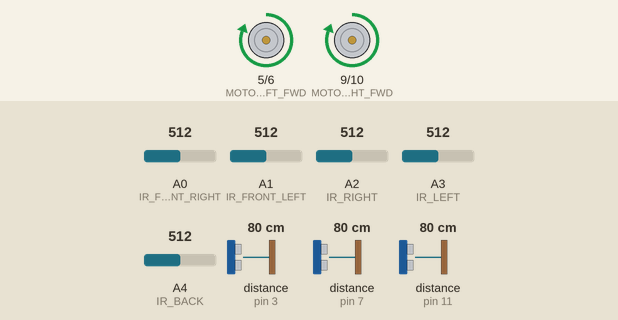
Recording of a sketch running on a simulated Arduino Nano, built with avr-gcc and run on an emulated ATmega328P. On the bench: motor-driver pin pairs drawn as motors (green arrow = first pin HIGH = forward, orange = second pin HIGH = backward, longer = more drive). Wiring (inferred from the names in the program): 3 × ultrasonic range finder: trigger pin 2, echo pin 3 / trigger pin 4, echo pin 7 / trigger pin 8, echo pin 11. The test bench sets the inputs (shaded band); at power-on: distance to the obstacle (sensors on pin 3, pin 7, pin 11) 80 cm, A0 (IR_FRONT_RIGHT) = 512, A1 (IR_FRONT_LEFT) = 512, A2 (IR_RIGHT) = 512, A3 (IR_LEFT) = 512, A4 (IR_BACK) = 512. The echo pulse lasts 58.3 µs per cm; what the sketch prints to the serial monitor is not drawn.

Above: at 6.2 s.
6.3 s: distance to the obstacle (sensor on pin 3) set to 34 cm
7.8 s: distance to the obstacle (sensor on pin 3) set to 29 cm
At 10.27 s:
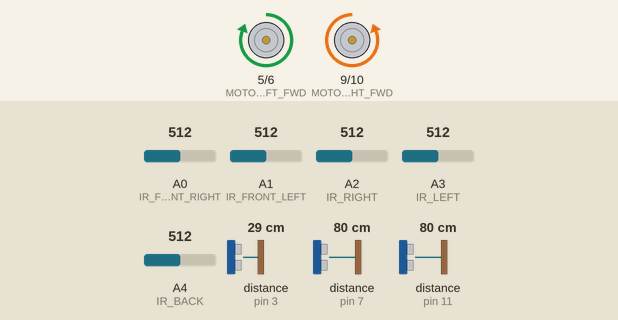
10.8 s: A0 (IR_FRONT_RIGHT) set to 529
At 11.6 s:
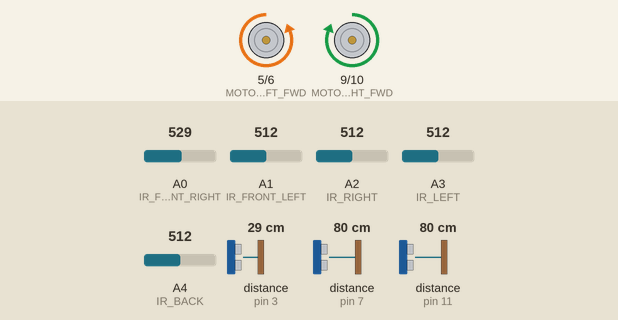
12.6 s: A1 (IR_FRONT_LEFT) set to 1010
At 13.8 s:
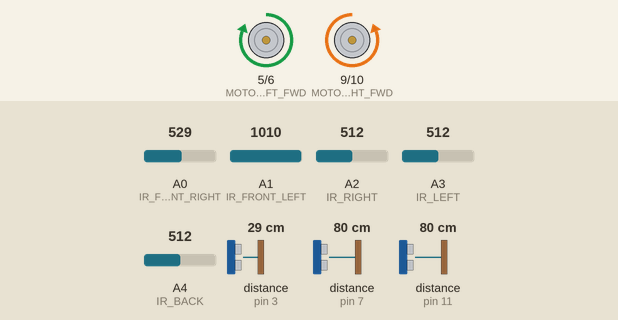
14.1 s: A1 (IR_FRONT_LEFT) set to 30
At 14.7 s:
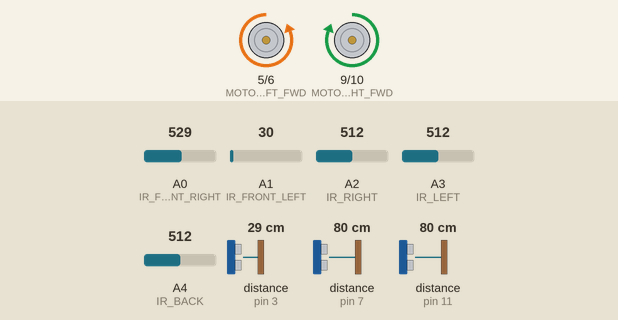
Timing chart, 0 to 16.6 s (numbered marks = the images above; inputs shaded):
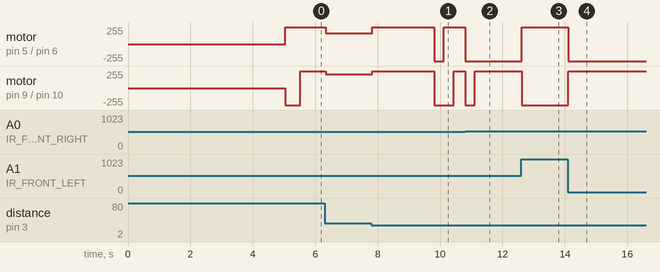

Measured:
- the behaviour switches between 32 and 31 cm on distance to the obstacle (sensor on pin 3) (found by bisection; images 0 and 1)
- the behaviour switches between 512 and 513 on A0 (IR_FRONT_RIGHT) (found by bisection; images 1 and 2)
- after the input at 10.8 s, motor on pin 5 (MOTOR_LEFT_FWD) / pin 6 (MOTOR_LEFT_BACK), motor on pin 9 (MOTOR_RIGHT_FWD) / pin 10 (MOTOR_RIGHT_BACK): forward 255/255 → backward 255/255 after 0.01 s instead of 1.6 s
- after the input at 12.6 s, motor on pin 5 (MOTOR_LEFT_FWD) / pin 6 (MOTOR_LEFT_BACK): backward 255/255 → forward 255/255 at once; motor on pin 9 (MOTOR_RIGHT_FWD) / pin 10 (MOTOR_RIGHT_BACK): forward 255/255 → backward 255/255 at once
- after the input at 14.1 s, motor on pin 5 (MOTOR_LEFT_FWD) / pin 6 (MOTOR_LEFT_BACK): forward 255/255 → backward 255/255 at once; motor on pin 9 (MOTOR_RIGHT_FWD) / pin 10 (MOTOR_RIGHT_BACK): backward 255/255 → forward 255/255 at once

The sketch:

sumo_bot.ino
```cpp
/*
 * SUMOBOT COMPETITION CODE
 * Arduino Nano Implementation
 *
 * Strategy: Aggressive Center Control with Circle-and-Strike
 * Sensors: 5x IR (border), 3x HC-SR04 (enemy detection)
 * Drive: Differential (2 motors, independent control)
 *
 * Author: Competition Team
 * Version: 1.0
 * Last Updated: Competition Prep
 */

// ============================================================
// CONFIGURATION - TUNE THESE VALUES
// ============================================================

// --- MOTOR PINS ---
#define MOTOR_LEFT_FWD    5   // Left motor forward (PWM)
#define MOTOR_LEFT_BACK   6   // Left motor backward (PWM)
#define MOTOR_RIGHT_FWD   9   // Right motor forward (PWM)
#define MOTOR_RIGHT_BACK  10  // Right motor backward (PWM)

// --- IR SENSOR PINS (Border Detection) ---
#define IR_FRONT_RIGHT    A0  // Front-right IR sensor
#define IR_FRONT_LEFT     A1  // Front-left IR sensor
#define IR_RIGHT          A2  // Right side IR sensor
#define IR_LEFT           A3  // Left side IR sensor
#define IR_BACK           A4  // Back IR sensor

// --- ULTRASONIC SENSOR PINS (Enemy Detection) ---
#define ULTRA_FRONT_TRIG  2
#define ULTRA_FRONT_ECHO  3
#define ULTRA_LEFT_TRIG   4
#define ULTRA_LEFT_ECHO   7
#define ULTRA_RIGHT_TRIG  8
#define ULTRA_RIGHT_ECHO  11

// --- MOTOR SPEEDS (0-255) ---
#define SPEED_MAX         255   // Full speed (100%)
#define SPEED_SEARCH      180   // Search rotation (70%)
#define SPEED_ATTACK      200   // Attack approach (80%)
#define SPEED_PUSH        255   // Aggressive push (100%)
#define SPEED_ARC_INNER   153   // Arc turn inner wheel (60%)
#define SPEED_ARC_OUTER   230   // Arc turn outer wheel (90%)
#define SPEED_CLOSE_INNER 165   // Close distance inner (65%)
#define SPEED_CLOSE_OUTER 204   // Close distance outer (80%)

// --- TIMING DURATIONS (milliseconds) ---
#define OPENING_SPIN_TIME    500   // 180° rotation duration
#define OPENING_CHARGE_TIME  800   // Initial charge duration
#define BORDER_REVERSE_TIME  300   // Reverse from border
#define BORDER_TURN_TIME     400   // Turn away from border
#define BORDER_REV_SIDE      200   // Side sensor reverse
#define BORDER_TURN_SIDE     300   // Side sensor turn
#define BORDER_REV_BACK      300   // Back sensor forward
#define BORDER_TURN_BACK     300   // Back sensor turn

// --- DISTANCE THRESHOLDS (centimeters) ---
#define ENEMY_CLOSE       30    // Transition to PUSH mode
#define ENEMY_MEDIUM      80    // Circle attack range
#define ENEMY_FAR         150   // Max detection range
#define ENEMY_LOST        50    // Re-enter SEARCH if exceeds
#define ENEMY_MIN         10    // Minimum valid distance

// --- IR SENSOR THRESHOLD ---
// CALIBRATE THIS: Read values on black vs white, set halfway
#define IR_THRESHOLD      512   // Analog threshold (0-1023)

// --- ULTRASONIC TIMING ---
#define ULTRA_TIMEOUT     30000  // Microseconds max wait (30ms)
#define ULTRA_INTERVAL    50     // Time between front reads (ms)
#define ULTRA_SIDE_INTERVAL 200  // Time between side reads (ms)

// --- DEADLOCK DETECTION ---
#define DEADLOCK_TIME     2000   // Deadlock threshold (ms)

// ============================================================
// STATE DEFINITIONS
// ============================================================
enum State {
  STATE_INIT,
  STATE_OPENING_MOVE,
  STATE_SEARCH,
  STATE_ATTACK,
  STATE_PUSH,
  STATE_BORDER_ESCAPE
};

State currentState = STATE_INIT;

// ============================================================
// GLOBAL VARIABLES
// ============================================================

// --- Sensor Data ---
bool borderFrontRight = false;
bool borderFrontLeft = false;
bool borderRight = false;
bool borderLeft = false;
bool borderBack = false;
bool borderDetected = false;

int distanceFront = 999;  // cm
int distanceLeft = 999;
int distanceRight = 999;

// --- Timing ---
unsigned long previousMillis = 0;
unsigned long stateStartTime = 0;
unsigned long lastUltraFront = 0;
unsigned long lastUltraSide = 0;
unsigned long pushStartTime = 0;
int lastEnemyDistance = 999;

// --- State Flags ---
bool enemyDetected = false;
int enemyDirection = 0;  // 0=front, -1=left, 1=right

// ============================================================
// SETUP
// ============================================================
void setup() {
  // Initialize serial for debugging
  Serial.begin(115200);
  Serial.println("=================================");
  Serial.println("SUMOBOT INITIALIZING");
  Serial.println("=================================");

  // Configure motor pins
  pinMode(MOTOR_LEFT_FWD, OUTPUT);
  pinMode(MOTOR_LEFT_BACK, OUTPUT);
  pinMode(MOTOR_RIGHT_FWD, OUTPUT);
  pinMode(MOTOR_RIGHT_BACK, OUTPUT);

  // Configure IR sensor pins
  pinMode(IR_FRONT_RIGHT, INPUT);
  pinMode(IR_FRONT_LEFT, INPUT);
  pinMode(IR_RIGHT, INPUT);
  pinMode(IR_LEFT, INPUT);
  pinMode(IR_BACK, INPUT);

  // Configure ultrasonic pins
  pinMode(ULTRA_FRONT_TRIG, OUTPUT);
  pinMode(ULTRA_FRONT_ECHO, INPUT);
  pinMode(ULTRA_LEFT_TRIG, OUTPUT);
  pinMode(ULTRA_LEFT_ECHO, INPUT);
  pinMode(ULTRA_RIGHT_TRIG, OUTPUT);
  pinMode(ULTRA_RIGHT_ECHO, INPUT);

  // Stop all motors
  stopMotors();

  // Initial sensor test
  Serial.println("Testing sensors...");
  readAllIRSensors();
  Serial.print("IR Readings - FR:");
  Serial.print(analogRead(IR_FRONT_RIGHT));
  Serial.print(" FL:");
  Serial.print(analogRead(IR_FRONT_LEFT));
  Serial.print(" R:");
  Serial.print(analogRead(IR_RIGHT));
  Serial.print(" L:");
  Serial.print(analogRead(IR_LEFT));
  Serial.print(" B:");
  Serial.println(analogRead(IR_BACK));

  // 5-second countdown for match start
  Serial.println("=================================");
  Serial.println("MATCH STARTING IN 5 SECONDS");
  Serial.println("=================================");
  for(int i = 5; i > 0; i--) {
    Serial.print("Countdown: ");
    Serial.println(i);
    delay(1000);
  }
  Serial.println("GO! GO! GO!");

  // Transition to opening move
  currentState = STATE_OPENING_MOVE;
  stateStartTime = millis();
}

// ============================================================
// MAIN LOOP
// ============================================================
void loop() {
  unsigned long currentMillis = millis();

  // CRITICAL: Always read IR sensors first (border safety)
  readAllIRSensors();

  // PRIORITY 1: Border detection overrides everything except BORDER_ESCAPE
  if(borderDetected && currentState != STATE_BORDER_ESCAPE) {
    Serial.println("!!! BORDER DETECTED - EMERGENCY ESCAPE !!!");
    currentState = STATE_BORDER_ESCAPE;
    stateStartTime = currentMillis;
  }

  // Read ultrasonic sensors (staggered to avoid blocking)
  readUltrasonicSensors(currentMillis);

  // Execute current state behavior
  switch(currentState) {
    case STATE_INIT:
      // Should never reach here (handled in setup)
      break;

    case STATE_OPENING_MOVE:
      executeOpeningMove(currentMillis);
      break;

    case STATE_SEARCH:
      executeSearch(currentMillis);
      break;

    case STATE_ATTACK:
      executeAttack(currentMillis);
      break;

    case STATE_PUSH:
      executePush(currentMillis);
      break;

    case STATE_BORDER_ESCAPE:
      executeBorderEscape(currentMillis);
      break;
  }
}

// ============================================================
// SENSOR READING FUNCTIONS
// ============================================================

void readAllIRSensors() {
  // Read all IR sensors (analog values)
  int frValue = analogRead(IR_FRONT_RIGHT);
  int flValue = analogRead(IR_FRONT_LEFT);
  int rValue = analogRead(IR_RIGHT);
  int lValue = analogRead(IR_LEFT);
  int bValue = analogRead(IR_BACK);

  // Detect white line (IR reflects more off white)
  borderFrontRight = (frValue > IR_THRESHOLD);
  borderFrontLeft = (flValue > IR_THRESHOLD);
  borderRight = (rValue > IR_THRESHOLD);
  borderLeft = (lValue > IR_THRESHOLD);
  borderBack = (bValue > IR_THRESHOLD);

  // Set global flag
  borderDetected = borderFrontRight || borderFrontLeft ||
                   borderRight || borderLeft || borderBack;
}

void readUltrasonicSensors(unsigned long currentMillis) {
  // Staggered reading to avoid blocking delays

  // Read front ultrasonic every ULTRA_INTERVAL ms
  if(currentMillis - lastUltraFront >= ULTRA_INTERVAL) {
    distanceFront = readUltrasonic(ULTRA_FRONT_TRIG, ULTRA_FRONT_ECHO);
    lastUltraFront = currentMillis;
  }

  // Read side ultrasonics every ULTRA_SIDE_INTERVAL ms
  if(currentMillis - lastUltraSide >= ULTRA_SIDE_INTERVAL) {
    distanceLeft = readUltrasonic(ULTRA_LEFT_TRIG, ULTRA_LEFT_ECHO);
    distanceRight = readUltrasonic(ULTRA_RIGHT_TRIG, ULTRA_RIGHT_ECHO);
    lastUltraSide = currentMillis;
  }

  // Update enemy detection status
  updateEnemyStatus();
}

int readUltrasonic(int trigPin, int echoPin) {
  // Send pulse
  digitalWrite(trigPin, LOW);
  delayMicroseconds(2);
  digitalWrite(trigPin, HIGH);
  delayMicroseconds(10);
  digitalWrite(trigPin, LOW);

  // Read echo with timeout
  long duration = pulseIn(echoPin, HIGH, ULTRA_TIMEOUT);

  // Calculate distance (speed of sound: 343 m/s)
  int distance = duration * 0.0343 / 2;

  // Validate reading
  if(distance < 2 || distance > 400) {
    return 999;  // Invalid reading
  }

  return distance;
}

void updateEnemyStatus() {
  // Check if enemy detected in valid range
  bool frontEnemy = (distanceFront >= ENEMY_MIN && distanceFront <= ENEMY_FAR);
  bool leftEnemy = (distanceLeft >= ENEMY_MIN && distanceLeft <= ENEMY_FAR);
  bool rightEnemy = (distanceRight >= ENEMY_MIN && distanceRight <= ENEMY_FAR);

  enemyDetected = frontEnemy || leftEnemy || rightEnemy;

  // Determine enemy direction
  if(frontEnemy) {
    enemyDirection = 0;  // Front
  } else if(leftEnemy && !rightEnemy) {
    enemyDirection = -1;  // Left
  } else if(rightEnemy && !leftEnemy) {
    enemyDirection = 1;   // Right
  } else if(leftEnemy && rightEnemy) {
    // Both sides - choose closer one
    enemyDirection = (distanceLeft < distanceRight) ? -1 : 1;
  }
}

// ============================================================
// MOTOR CONTROL FUNCTIONS
// ============================================================

void setMotors(int leftSpeed, int rightSpeed) {
  // Left motor
  if(leftSpeed > 0) {
    analogWrite(MOTOR_LEFT_FWD, leftSpeed);
    analogWrite(MOTOR_LEFT_BACK, 0);
  } else if(leftSpeed < 0) {
    analogWrite(MOTOR_LEFT_FWD, 0);
    analogWrite(MOTOR_LEFT_BACK, -leftSpeed);
  } else {
    analogWrite(MOTOR_LEFT_FWD, 0);
    analogWrite(MOTOR_LEFT_BACK, 0);
  }

  // Right motor
  if(rightSpeed > 0) {
    analogWrite(MOTOR_RIGHT_FWD, rightSpeed);
    analogWrite(MOTOR_RIGHT_BACK, 0);
  } else if(rightSpeed < 0) {
    analogWrite(MOTOR_RIGHT_FWD, 0);
    analogWrite(MOTOR_RIGHT_BACK, -rightSpeed);
  } else {
    analogWrite(MOTOR_RIGHT_FWD, 0);
    analogWrite(MOTOR_RIGHT_BACK, 0);
  }
}

void stopMotors() {
  setMotors(0, 0);
}

void moveForward(int speed) {
  setMotors(speed, speed);
}

void moveBackward(int speed) {
  setMotors(-speed, -speed);
}

void rotateClockwise(int speed) {
  setMotors(speed, -speed);
}

void rotateCounterClockwise(int speed) {
  setMotors(-speed, speed);
}

// ============================================================
// STATE EXECUTION FUNCTIONS
// ============================================================

void executeOpeningMove(unsigned long currentMillis) {
  unsigned long elapsed = currentMillis - stateStartTime;

  if(elapsed < OPENING_SPIN_TIME) {
    // Phase 1: Spin 180°
    Serial.println("[OPENING] Spinning 180 degrees...");
    rotateClockwise(SPEED_MAX);

  } else if(elapsed < OPENING_SPIN_TIME + OPENING_CHARGE_TIME) {
    // Phase 2: Charge forward to center
    Serial.println("[OPENING] Charging center!");
    moveForward(SPEED_MAX);

  } else {
    // Opening complete, transition to search
    Serial.println("[OPENING] Complete - Starting search");
    currentState = STATE_SEARCH;
    stateStartTime = currentMillis;
  }
}

void executeSearch(unsigned long currentMillis) {
  Serial.print("[SEARCH] Scanning... Front:");
  Serial.print(distanceFront);
  Serial.print(" Left:");
  Serial.print(distanceLeft);
  Serial.print(" Right:");
  Serial.println(distanceRight);

  // Check for enemy detection
  if(enemyDetected) {
    if(enemyDirection == 0) {
      // Enemy in front - immediate attack
      Serial.println("[SEARCH] ENEMY FRONT - ATTACKING!");
      currentState = STATE_ATTACK;
      stateStartTime = currentMillis;
      return;
    } else {
      // Enemy on side - rotate to face
      Serial.print("[SEARCH] Enemy detected on ");
      Serial.println(enemyDirection == -1 ? "LEFT" : "RIGHT");

      // Rotate toward enemy
      if(enemyDirection == -1) {
        rotateCounterClockwise(SPEED_SEARCH);
      } else {
        rotateClockwise(SPEED_SEARCH);
      }

      // Wait until roughly facing enemy, then attack
      // (simplified - in real match, use more sophisticated tracking)
      delay(200);
      currentState = STATE_ATTACK;
      stateStartTime = currentMillis;
      return;
    }
  }

  // No enemy - continue rotating
  rotateClockwise(SPEED_SEARCH);
}

void executeAttack(unsigned long currentMillis) {
  Serial.print("[ATTACK] Distance:");
  Serial.print(distanceFront);
  Serial.print("cm Direction:");
  Serial.println(enemyDirection);

  // Check if enemy lost
  if(!enemyDetected || distanceFront > ENEMY_LOST) {
    unsigned long lostTime = currentMillis - stateStartTime;
    if(lostTime > 1000) {
      Serial.println("[ATTACK] Enemy lost - returning to search");
      currentState = STATE_SEARCH;
      stateStartTime = currentMillis;
      return;
    }
  }

  // Check distance for mode transition
  if(distanceFront <= ENEMY_CLOSE) {
    // Close enough - switch to aggressive push
    Serial.println("[ATTACK] CLOSE RANGE - ENGAGING PUSH!");
    currentState = STATE_PUSH;
    stateStartTime = currentMillis;
    pushStartTime = currentMillis;
    return;
  }

  // Execute circle-and-strike approach
  if(distanceFront > ENEMY_MEDIUM) {
    // Far range - arc approach
    Serial.println("[ATTACK] Arc approach (far)");
    setMotors(SPEED_ARC_INNER, SPEED_ARC_OUTER);
  } else {
    // Medium range - close distance with slight arc
    Serial.println("[ATTACK] Closing distance (medium)");
    setMotors(SPEED_CLOSE_INNER, SPEED_CLOSE_OUTER);
  }
}

void executePush(unsigned long currentMillis) {
  Serial.print("[PUSH] MAXIMUM POWER! Distance:");
  Serial.println(distanceFront);

  // Check for deadlock (no progress for >2 seconds)
  unsigned long pushDuration = currentMillis - pushStartTime;
  if(pushDuration > DEADLOCK_TIME) {
    if(abs(distanceFront - lastEnemyDistance) < 5) {
      // Deadlock detected - reposition
      Serial.println("[PUSH] DEADLOCK! Repositioning...");
      moveBackward(SPEED_MAX);
      delay(300);
      rotateClockwise(SPEED_MAX);
      delay(300);
      currentState = STATE_ATTACK;
      stateStartTime = currentMillis;
      return;
    }
  }

  lastEnemyDistance = distanceFront;

  // Check if enemy escaped
  if(!enemyDetected || distanceFront > ENEMY_LOST) {
    Serial.println("[PUSH] Enemy escaped!");
    currentState = STATE_SEARCH;
    stateStartTime = currentMillis;
    return;
  }

  // PUSH AT MAXIMUM POWER
  moveForward(SPEED_PUSH);
}

void executeBorderEscape(unsigned long currentMillis) {
  unsigned long elapsed = currentMillis - stateStartTime;

  // Determine which sensors triggered
  bool frontBorder = borderFrontRight || borderFrontLeft;
  bool sideBorder = borderRight || borderLeft;
  bool backBorder = borderBack;

  Serial.print("[ESCAPE] Sensors - FR:");
  Serial.print(borderFrontRight);
  Serial.print(" FL:");
  Serial.print(borderFrontLeft);
  Serial.print(" R:");
  Serial.print(borderRight);
  Serial.print(" L:");
  Serial.print(borderLeft);
  Serial.print(" B:");
  Serial.println(borderBack);

  // Execute appropriate escape maneuver
  if(frontBorder) {
    // FRONT BORDER - Reverse and turn 135°
    if(elapsed < BORDER_REVERSE_TIME) {
      Serial.println("[ESCAPE] Reversing from front border...");
      moveBackward(SPEED_MAX);
    } else if(elapsed < BORDER_REVERSE_TIME + BORDER_TURN_TIME) {
      Serial.println("[ESCAPE] Turning 135° away...");
      // Determine turn direction
      if(borderFrontRight && !borderFrontLeft) {
        rotateCounterClockwise(SPEED_MAX);  // Turn left
      } else if(borderFrontLeft && !borderFrontRight) {
        rotateClockwise(SPEED_MAX);  // Turn right
      } else {
        // Both triggered - turn based on stronger signal
        int frValue = analogRead(IR_FRONT_RIGHT);
        int flValue = analogRead(IR_FRONT_LEFT);
        if(frValue > flValue) {
          rotateCounterClockwise(SPEED_MAX);
        } else {
          rotateClockwise(SPEED_MAX);
        }
      }
    } else {
      // Escape complete - verify clearance
      if(!borderDetected) {
        Serial.println("[ESCAPE] Clear! Returning to search");
        currentState = STATE_SEARCH;
        stateStartTime = currentMillis;
      } else {
        // Still detecting border - extend escape
        Serial.println("[ESCAPE] Still at border - extending maneuver");
        stateStartTime = currentMillis - BORDER_REVERSE_TIME;
      }
    }

  } else if(sideBorder) {
    // SIDE BORDER - Reverse and turn 90°
    if(elapsed < BORDER_REV_SIDE) {
      Serial.println("[ESCAPE] Reversing from side border...");
      moveBackward(SPEED_MAX);
    } else if(elapsed < BORDER_REV_SIDE + BORDER_TURN_SIDE) {
      Serial.println("[ESCAPE] Turning 90° away...");
      if(borderLeft) {
        rotateClockwise(SPEED_MAX);  // Turn right
      } else {
        rotateCounterClockwise(SPEED_MAX);  // Turn left
      }
    } else {
      // Escape complete
      if(!borderDetected) {
        Serial.println("[ESCAPE] Clear! Returning to search");
        currentState = STATE_SEARCH;
        stateStartTime = currentMillis;
      } else {
        stateStartTime = currentMillis - BORDER_REV_SIDE;
      }
    }

  } else if(backBorder) {
    // BACK BORDER - Move forward and turn
    if(elapsed < BORDER_REV_BACK) {
      Serial.println("[ESCAPE] Moving forward from back border...");
      moveForward(SPEED_MAX);
    } else if(elapsed < BORDER_REV_BACK + BORDER_TURN_BACK) {
      Serial.println("[ESCAPE] Turning 90°...");
      rotateClockwise(SPEED_MAX);  // Random direction
    } else {
      // Escape complete
      if(!borderDetected) {
        Serial.println("[ESCAPE] Clear! Returning to search");
        currentState = STATE_SEARCH;
        stateStartTime = currentMillis;
      } else {
        stateStartTime = currentMillis - BORDER_REV_BACK;
      }
    }
  }
}

// ============================================================
// END OF CODE
// ============================================================
```
